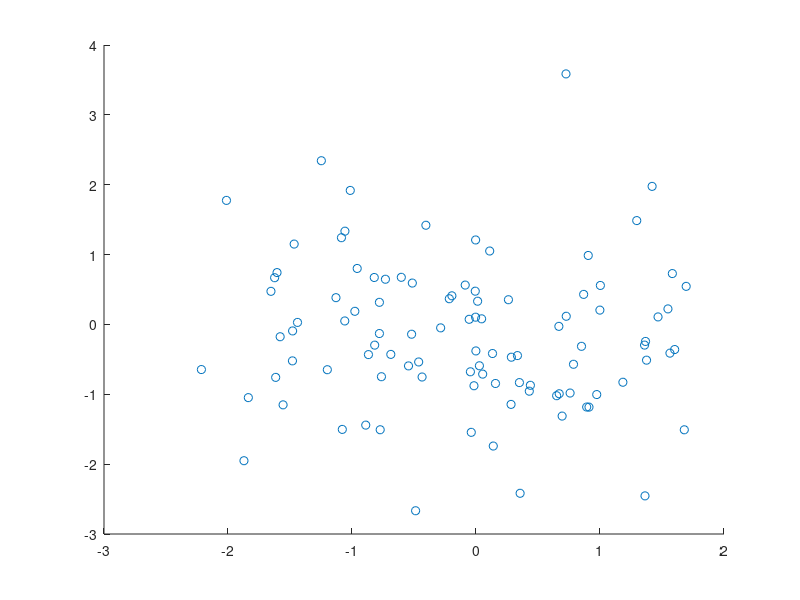
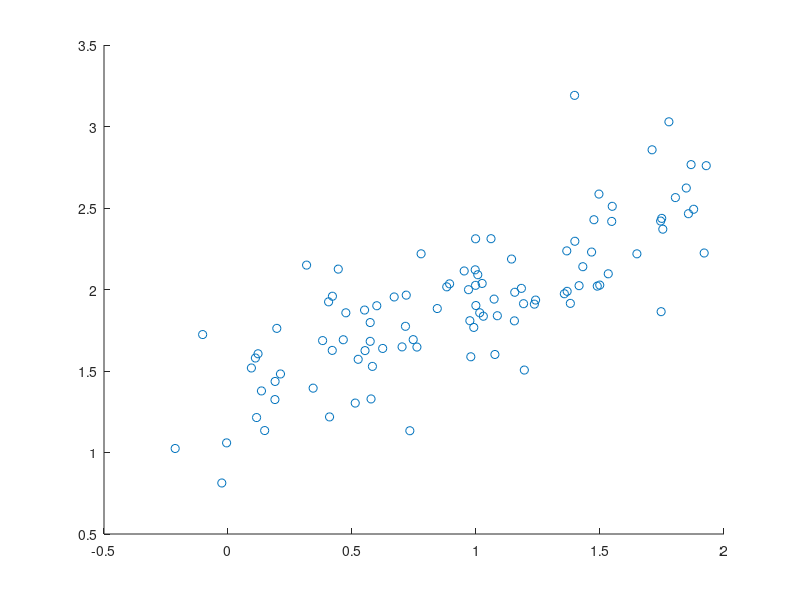
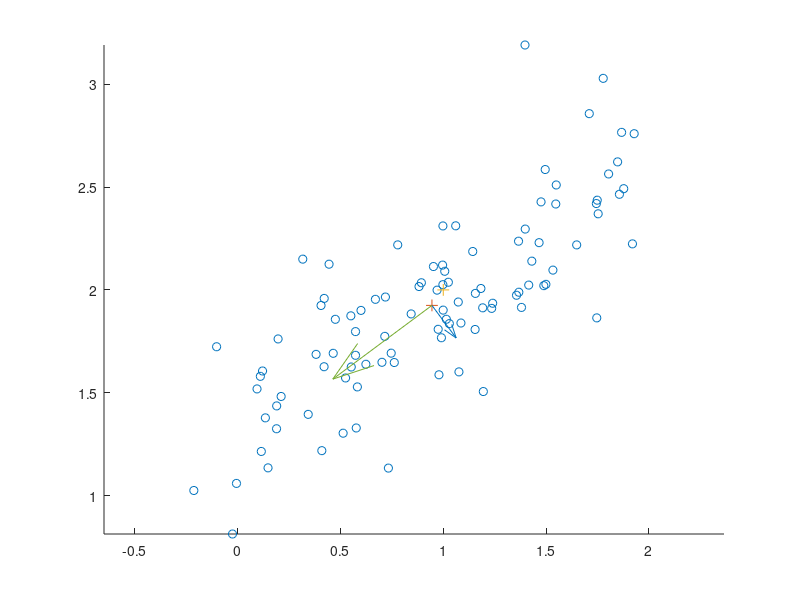

Write MATLAB code to recreate these figures, in order. (Note: this script raises an error after producing the figures.)
%I.2.2
mu = [1;2];
cov = [0.3, 0.2 ; 0.2, 0.2];

L = chol(cov,'lower');
z = randn(2,100);
y = bsxfun(@plus,mu,L * z);

figure(1)
p1 = scatter(z(1,:),z(2,:));
figure(2)
p2 = scatter(y(1,:),y(2,:));

saveas(p1, 'I221.png','png');
saveas(p2, 'I222.png','png');


%I.2.3
figure(3)
clf;
hold on
axis equal;

p3 = scatter(y(1,:),y(2,:),'cyan');

my1 = mean(y(1,:));
my2 = mean(y(2,:));
scatter(my1,my2,72,'blue','+');
scatter(1,2,72,'red','+');

mu = [my1 ; my2]

% I.2.4

ynew = bsxfun(@minus,y,mu) * bsxfun(@minus,y,mu)';
ycov = ynew / 100;

[v,d] = eig(ycov);

v1 = sqrt(d(1,1)) * v(:,1);
v2 = sqrt(d(2,2)) * v(:,2);

quiver(my1,my2,v1(1,1),v1(2,1));
quiver(my1,my2,v2(1,1),v2(2,1));

saveas(p3, 'I231.png','png');
hold off


rm = rotationm(30);
rcov30 = rm^-1 * ycov * rm;

rm = rotationm(60);
rcov60 = rm^-1 * ycov * rm;

rm = rotationm(90);
rcov90 = rm^-1 * ycov * rm;

y30 = bsxfun(@plus,mu,rcov30 * z);
y60 = bsxfun(@plus,mu,rcov60 * z);
y90 = bsxfun(@plus,mu,rcov90 * z);


figure(4)
clf;
hold on

p4 = scatter(y30(1,:),y30(2,:),'yellow');
scatter(y60(1,:),y60(2,:),'blue')
scatter(y90(1,:),y90(2,:),'red')

figure(5)
clf;
hold on

rm = rotationm(40);

rcovnew = rm^-1 * ycov * rm;
ynew = bsxfun(@plus,mu,rcovnew * z);
p5 = scatter(ynew(1,:),ynew(2,:),'green');
axis equal

saveas(p4, 'I241.png','png');
saveas(p5, 'I242.png','png');

hold off